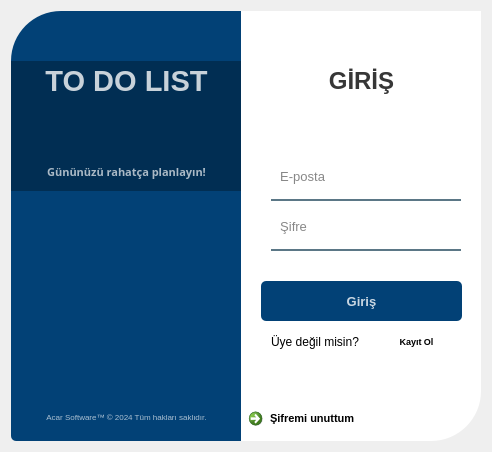
<?xml version="1.0" encoding="UTF-8"?>
<ui version="4.0">
 <class>LoginForm</class>
 <widget class="QWidget" name="LoginForm">
  <property name="geometry">
   <rect>
    <x>0</x>
    <y>0</y>
    <width>492</width>
    <height>452</height>
   </rect>
  </property>
  <property name="windowTitle">
   <string>Form</string>
  </property>
  <layout class="QHBoxLayout" name="horizontalLayout">
   <item>
    <widget class="QWidget" name="widget_3" native="true">
     <property name="styleSheet">
      <string notr="true">QPushButton#pushButton, #pushButton_6{
	background-color: qlineargradient(spread:pad, x1:0, y1:0.505682, x2:1, y2:0.477, stop:0 rgba(11, 131, 120, 219), stop:1 rgba(85, 98, 112, 226));
	color:rgba(255, 255, 255, 210);
	border-radius:5px;
}

QPushButton#pushButton:hover, #pushButton_6:hover{
	background-color: qlineargradient(spread:pad, x1:0, y1:0.505682, x2:1, y2:0.477, stop:0 rgba(150, 123, 111, 219), stop:1 rgba(85, 81, 84, 226));
}

QPushButton#pushButton:pressed, #pushButton_6:pressed{
	padding-left:5px;
	padding-top:5px;
	background-color:rgba(150, 123, 111, 255);
}

QPushButton#pushButton_2, #pushButton_3, #pushButton_4, #pushButton_5{
	background-color: rgba(0, 0, 0, 0);
	color:rgba(85, 98, 112, 255);
}

QPushButton#pushButton_2:hover, #pushButton_3:hover, #pushButton_4:hover, #pushButton_5:hover{
	color: rgba(131, 96, 53, 255);
}

QPushButton#pushButton_2:pressed, #pushButton_3:pressed, #pushButton_4:pressed, #pushButton_5:pressed{
	padding-left:5px;
	padding-top:5px;
	color:rgba(91, 88, 53, 255);
}

</string>
     </property>
     <widget class="QLabel" name="label_8">
      <property name="geometry">
       <rect>
        <x>0</x>
        <y>0</y>
        <width>280</width>
        <height>430</height>
       </rect>
      </property>
      <property name="styleSheet">
       <string notr="true">background-color:rgba(2, 65, 118, 255);
color:rgba(255,255,255,200);
border-radius:5px;
border-top-left-radius: 50px;</string>
      </property>
      <property name="frameShape">
       <enum>QFrame::NoFrame</enum>
      </property>
      <property name="text">
       <string/>
      </property>
     </widget>
     <widget class="QLabel" name="label_7">
      <property name="geometry">
       <rect>
        <x>230</x>
        <y>0</y>
        <width>240</width>
        <height>430</height>
       </rect>
      </property>
      <property name="styleSheet">
       <string notr="true">background-color:rgba(255, 255, 255, 255);
border-bottom-right-radius: 50px;</string>
      </property>
      <property name="text">
       <string/>
      </property>
     </widget>
     <widget class="QLabel" name="label_11">
      <property name="geometry">
       <rect>
        <x>0</x>
        <y>50</y>
        <width>230</width>
        <height>130</height>
       </rect>
      </property>
      <property name="styleSheet">
       <string notr="true">background-color:rgba(0, 0, 0, 75);</string>
      </property>
      <property name="text">
       <string/>
      </property>
     </widget>
     <widget class="QLabel" name="label_9">
      <property name="geometry">
       <rect>
        <x>0</x>
        <y>50</y>
        <width>231</width>
        <height>40</height>
       </rect>
      </property>
      <property name="font">
       <font>
        <family>Segoe UI</family>
        <pointsize>22</pointsize>
        <weight>75</weight>
        <bold>true</bold>
       </font>
      </property>
      <property name="styleSheet">
       <string notr="true">color:rgba(255, 255, 255, 200);</string>
      </property>
      <property name="text">
       <string>TO DO LIST</string>
      </property>
      <property name="alignment">
       <set>Qt::AlignCenter</set>
      </property>
     </widget>
     <widget class="QLabel" name="label_10">
      <property name="geometry">
       <rect>
        <x>0</x>
        <y>140</y>
        <width>231</width>
        <height>41</height>
       </rect>
      </property>
      <property name="font">
       <font>
        <family>Segoe Script</family>
        <pointsize>8</pointsize>
        <weight>75</weight>
        <bold>true</bold>
       </font>
      </property>
      <property name="styleSheet">
       <string notr="true">color:rgba(255, 255, 255, 170);</string>
      </property>
      <property name="text">
       <string>Gününüzü rahatça planlayın!</string>
      </property>
      <property name="alignment">
       <set>Qt::AlignCenter</set>
      </property>
     </widget>
     <widget class="QWidget" name="widget_4" native="true">
      <property name="geometry">
       <rect>
        <x>240</x>
        <y>40</y>
        <width>220</width>
        <height>315</height>
       </rect>
      </property>
      <widget class="QLabel" name="label_14">
       <property name="geometry">
        <rect>
         <x>0</x>
         <y>10</y>
         <width>221</width>
         <height>40</height>
        </rect>
       </property>
       <property name="font">
        <font>
         <family>Segoe UI</family>
         <pointsize>18</pointsize>
         <weight>75</weight>
         <bold>true</bold>
        </font>
       </property>
       <property name="styleSheet">
        <string notr="true">color:rgba(0, 0, 0, 200);</string>
       </property>
       <property name="text">
        <string>GİRİŞ</string>
       </property>
       <property name="alignment">
        <set>Qt::AlignCenter</set>
       </property>
      </widget>
      <widget class="QLineEdit" name="lineEdit_eposta_2">
       <property name="geometry">
        <rect>
         <x>20</x>
         <y>110</y>
         <width>190</width>
         <height>40</height>
        </rect>
       </property>
       <property name="font">
        <font>
         <family>Segoe UI</family>
         <pointsize>10</pointsize>
        </font>
       </property>
       <property name="styleSheet">
        <string notr="true">background-color:rgba(0, 0, 0, 0);
border:none;
border-bottom:2px solid rgba(46, 82, 101, 200);
color:rgba(0, 0, 0, 240);
padding-bottom:7px;</string>
       </property>
       <property name="echoMode">
        <enum>QLineEdit::Normal</enum>
       </property>
       <property name="placeholderText">
        <string>  E-posta</string>
       </property>
      </widget>
      <widget class="QLineEdit" name="lineEdit_sifre_2">
       <property name="geometry">
        <rect>
         <x>20</x>
         <y>160</y>
         <width>190</width>
         <height>40</height>
        </rect>
       </property>
       <property name="font">
        <font>
         <family>Segoe UI</family>
         <pointsize>10</pointsize>
        </font>
       </property>
       <property name="styleSheet">
        <string notr="true">background-color:rgba(0, 0, 0, 0);
border:none;
border-bottom:2px solid rgba(46, 82, 101, 200);
color:rgba(0, 0, 0, 240);
padding-bottom:7px;</string>
       </property>
       <property name="echoMode">
        <enum>QLineEdit::Password</enum>
       </property>
       <property name="placeholderText">
        <string>  Şifre</string>
       </property>
      </widget>
      <widget class="QPushButton" name="pushButton_giris">
       <property name="geometry">
        <rect>
         <x>10</x>
         <y>230</y>
         <width>201</width>
         <height>40</height>
        </rect>
       </property>
       <property name="font">
        <font>
         <family>Segoe UI</family>
         <pointsize>10</pointsize>
         <weight>75</weight>
         <bold>true</bold>
        </font>
       </property>
       <property name="styleSheet">
        <string notr="true">QPushButton#pushButton_giris {
    background-color: rgba(2, 65, 118, 255);
    color: rgba(255, 255, 255, 200);
    border-radius: 5px;
}

QPushButton#pushButton_giris:pressed {
    padding-left: 5px;
    padding-top: 5px;
    background-color: rgba(2, 65, 118, 100);
    background-position: calc(100% - 10px) center;
}</string>
       </property>
       <property name="text">
        <string>Giriş</string>
       </property>
      </widget>
      <widget class="QPushButton" name="pushButton_kayitol">
       <property name="geometry">
        <rect>
         <x>130</x>
         <y>280</y>
         <width>71</width>
         <height>21</height>
        </rect>
       </property>
       <property name="font">
        <font>
         <family>Segoe UI</family>
         <pointsize>7</pointsize>
         <weight>75</weight>
         <bold>true</bold>
        </font>
       </property>
       <property name="styleSheet">
        <string notr="true">QPushButton#pushButton_kayitol {
    background-color: white;
    color: black;
    border-radius: 5px;
}

QPushButton#pushButton_kayitol:pressed {
    padding-left: 5px;
    padding-top: 5px;
    background-color: rgba(2, 65, 118, 100);
    background-position: calc(100% - 10px) center;
}

QPushButton#pushButton_kayitol:hover {
    color: rgba(2, 65, 118, 255); /* İlk arka plan için kullanılan koyu mavi renk */
}</string>
       </property>
       <property name="text">
        <string>Kayıt Ol</string>
       </property>
      </widget>
      <widget class="QLabel" name="label_13">
       <property name="geometry">
        <rect>
         <x>20</x>
         <y>280</y>
         <width>101</width>
         <height>21</height>
        </rect>
       </property>
       <property name="font">
        <font>
         <family>Segoe UI</family>
         <weight>50</weight>
         <bold>false</bold>
        </font>
       </property>
       <property name="styleSheet">
        <string notr="true">QLabel#pushButton{
background-color:rgba(2, 65, 118, 255);
color:rgba(255,255,255,200);
border-radius:5px;
}
@PushButton#pushButton:pressed{
padding-left:5px;
padding-top:5px;
background-color:rgba(2,65,118,100);
background-position:calc(100% - 10px)center;
}
QLabel#pushButton{
background-color:rgba(2,65,118,200);
}</string>
       </property>
       <property name="text">
        <string>Üye değil misin?</string>
       </property>
      </widget>
     </widget>
     <widget class="QCommandLinkButton" name="commandLinkButton_sifremiunuttum">
      <property name="geometry">
       <rect>
        <x>230</x>
        <y>390</y>
        <width>161</width>
        <height>41</height>
       </rect>
      </property>
      <property name="font">
       <font>
        <family>Segoe UI</family>
        <pointsize>8</pointsize>
        <italic>false</italic>
       </font>
      </property>
      <property name="styleSheet">
       <string notr="true">QCommandLinkButton#commandLinkButton_sifremiunuttum {
    background-color: white;
    color: black;
    border: none;
}

QCommandLinkButton#commandLinkButton_sifremiunuttum:pressed {
    padding-left: 5px;
    padding-top: 5px;
    background-color: rgba(2, 65, 118, 100);
    background-position: calc(100% - 10px) center;
}

QCommandLinkButton#commandLinkButton_sifremiunuttum:hover {
    color: rgba(2, 65, 118, 255); /* İlk arka plan için kullanılan koyu mavi renk */
}</string>
      </property>
      <property name="text">
       <string>Şifremi unuttum</string>
      </property>
     </widget>
     <widget class="QLabel" name="label_12">
      <property name="geometry">
       <rect>
        <x>0</x>
        <y>380</y>
        <width>231</width>
        <height>51</height>
       </rect>
      </property>
      <property name="font">
       <font>
        <family>Segoe UI</family>
        <pointsize>6</pointsize>
        <weight>50</weight>
        <bold>false</bold>
       </font>
      </property>
      <property name="styleSheet">
       <string notr="true">color:rgba(255, 255, 255, 170);</string>
      </property>
      <property name="text">
       <string>Acar Software™ © 2024 Tüm hakları saklıdır.</string>
      </property>
      <property name="alignment">
       <set>Qt::AlignCenter</set>
      </property>
     </widget>
     <zorder>label_8</zorder>
     <zorder>label_7</zorder>
     <zorder>label_11</zorder>
     <zorder>label_10</zorder>
     <zorder>widget_4</zorder>
     <zorder>commandLinkButton_sifremiunuttum</zorder>
     <zorder>label_12</zorder>
     <zorder>label_9</zorder>
    </widget>
   </item>
  </layout>
 </widget>
 <resources/>
 <connections/>
</ui>
